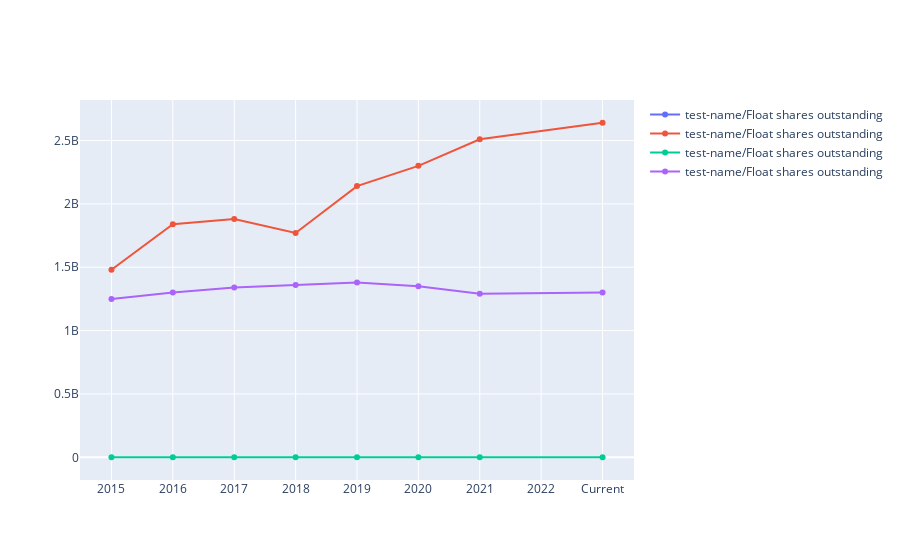

Here is the notebook cell this chart was saved with:
### Code cell
#VISUALIZE ON COMBINED CHARTS

fig = go.Figure()

for company in companies:
    i=1
    company_name = 'test-name' #company.company_name
    parameter_name = company.statistics.index[i]
    columns = company.statistics.columns
    rows = company.statistics.iloc[i]
    table_name = f"{company_name}/{parameter_name}"
    fig = fig.add_trace(go.Scatter(x = columns, y= rows, name= table_name))

fig.update_xaxes(categoryorder='category ascending')  # sort X-axis (when X-axis of different companies contains different ranges i.e. 2015-2021, 2016-2022)
fig.update_traces(mode="markers+lines", hovertemplate=None) #enable hover-mode, interactively display values on the graph when pointed with mouse
fig.update_layout(hovermode="x", hoverlabel_namelength=-1) #display the full parameter name

fig.show()

### Figure 1 — Plotly figure (JSON) as saved in the notebook; plotly's stock layout.template omitted (floating-point values rounded to 4 significant figures)
{"data": [{"mode": "markers+lines", "name": "test-name/Float shares outstanding", "type": "scatter", "x": ["2016", "2017", "2018", "2019", "2020", "2021", "2022", "Current"], "y": [null, null, null, null, null, null, null, null]}, {"mode": "markers+lines", "name": "test-name/Float shares outstanding", "type": "scatter", "x": ["2015", "2016", "2017", "2018", "2019", "2020", "2021", "Current"], "y": [1480000000, 1840000000, 1880000000, 1770000000, 2140000000.0, 2300000000, 2510000000, 2640000000]}, {"mode": "markers+lines", "name": "test-name/Float shares outstanding", "type": "scatter", "x": ["2015", "2016", "2017", "2018", "2019", "2020", "2021", "Current"], "y": [808200, 776170, 750870, 729120, 701780, 643740, 616940, 613540]}, {"mode": "markers+lines", "name": "test-name/Float shares outstanding", "type": "scatter", "x": ["2015", "2016", "2017", "2018", "2019", "2020", "2021", "Current"], "y": [1250000000, 1300000000, 1340000000, 1360000000, 1380000000, 1350000000, 1290000000, 1300000000]}], "layout": {"hoverlabel": {"namelength": -1}, "hovermode": "x", "xaxis": {"categoryorder": "category ascending"}}}
